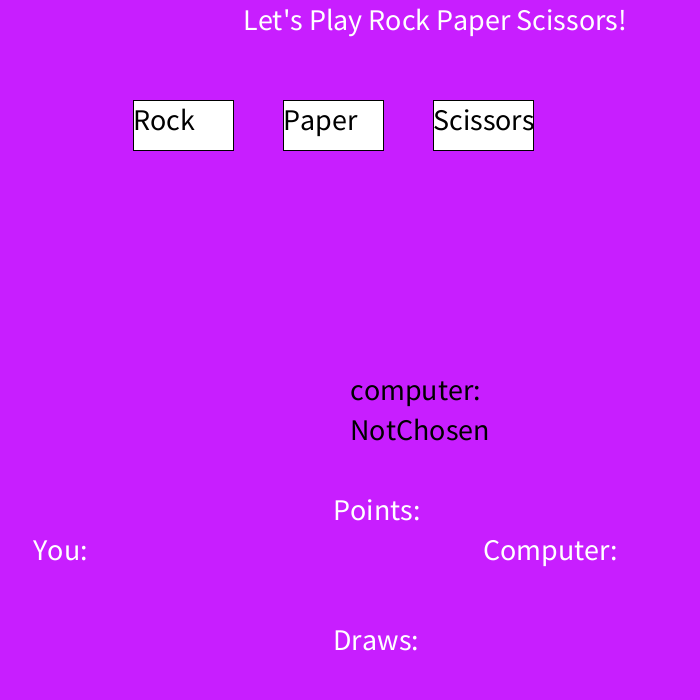
Frame 1 (no input)
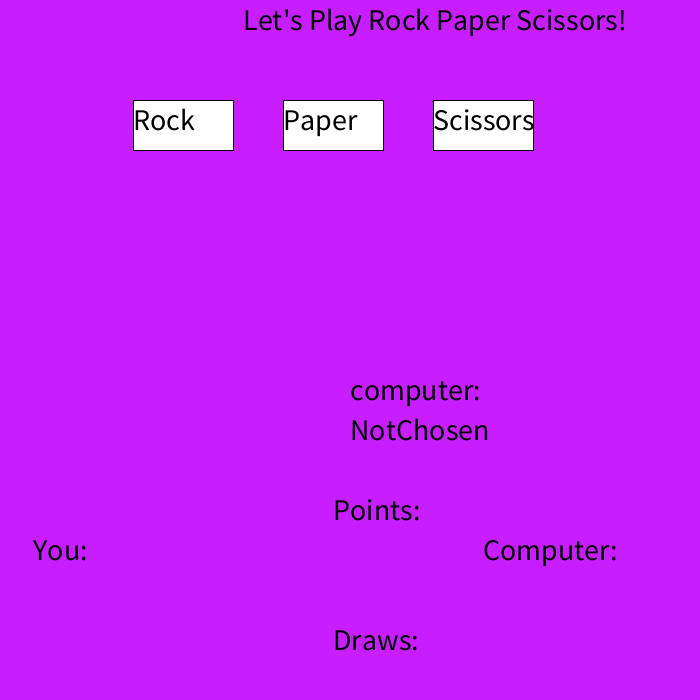
Frame 60 (the mouse pressed at the canvas centre just before this capture)
Frame 120 (the mouse held since frame 60 and released just before this capture): identical to frame 60, image omitted

The Processing sketch that drew these frames (run headless with seeded random() and noise(); from frame 60 on, the mouse is pressed at the canvas centre):

// Processing sketch: rock_paper_scissors
// ── rock_paper_scissors.pde
String userChoice = "NotChosen";
int randomInt = -1;
String computerChoice = "Notchosen";
int computerPoints = 0;
int yourPoints = 0;
int draws = 0;
int addpoint = 1;
void setup() {
  size(700, 700);
  textSize(30);
}

void draw() {
  background(200, 30, 255);
  text("Let's Play Rock Paper Scissors!", width / 3 + 10, 30);
  text ("You:", width / 3 - 200, 560);
  text("Computer:", width / 3 + 250, 560);
  text("Points:", width / 3 + 100, 520);
  text("Draws:", width / 3 + 100, 650);
  if (userChoice == "Rock") {
    fill(0, 0, 255);
  } else {
    fill(255);
  }
  rect(width / 3 - 100, 100, 100, 50);
  if (userChoice == "Paper") {
    fill(0, 0, 255);
  } else {
    fill(255);
  }
  rect(width / 3 + 50, 100, 100, 50);
  if (userChoice == "Scissors") {
    fill( 0, 0, 255);
  } else {
    fill(255);
  }
  rect(width / 3 + 200, 100, 100, 50);
  fill(0);
  text("Rock", width / 3 - 100, 130);
  text("Paper", width / 3 + 50, 130);
  text("Scissors", width / 3 + 200, 130);
  //computer choice
  if (randomInt == 0) {
    computerChoice = "Rock";
  } else if (randomInt == 1) {
    computerChoice = "Paper";
  } else if (randomInt == 2) {
    computerChoice = "Scissors";
  } else {
    computerChoice = "NotChosen";
  }
  text("computer: ", width / 2, 400);
  text(computerChoice, width / 2, 440);
  if ((userChoice == "Rock" && computerChoice == "Paper") ||
    (userChoice == "Paper" && computerChoice == "Scissors") ||
    (userChoice == "Scissors" && computerChoice == "Rock") )
  {
    text("Comupter Win!", width / 3, 200, 100);
    computerPoints = computerPoints + addpoint;
    text (computerPoints, width / 3 + 390, 560);
  }
  if ((userChoice == "Rock" && computerChoice == "Scissors") ||
    (userChoice == "Paper" && computerChoice == "Rock") ||
    (userChoice == "Scissors" && computerChoice == "Paper") )
  {
    text("You Win!", width / 3, 200, 100);
    yourPoints = yourPoints + 1;
  }
  if ((userChoice == "Rock" && computerChoice == "Rock") ||
    (userChoice == "Paper" && computerChoice == "Paper") ||
    (userChoice == "Scissors" && computerChoice == "Scissors") )
  {
    text("Draw!", width / 3, 200, 100);
    draws = draws + 1;
  }
}

void mousePressed() {
  if (mouseX > width /3 - 100 &&
    mouseX < width / 3 &&
    mouseY > 100 &&
    mouseY < 150) {
    userChoice = "Rock";
    randomInt = (int) random(3);
  } else if (
    mouseX > width / 3 + 50 &&
    mouseX < width / 3 + 150 &&
    mouseY > 100 &&
    mouseY < 150) {
    userChoice = "Paper";
    randomInt = (int) random(3);
  } else if (
    mouseX > width / 3 + 200 &&
    mouseX < width / 3 + 300 &&
    mouseY > 100 &&
    mouseY < 150) {
    userChoice = "Scissors";
    randomInt = (int) random(3);
  } else {
    userChoice = "Not Chosen";
    randomInt = -1;
  }

  println(userChoice);
}
